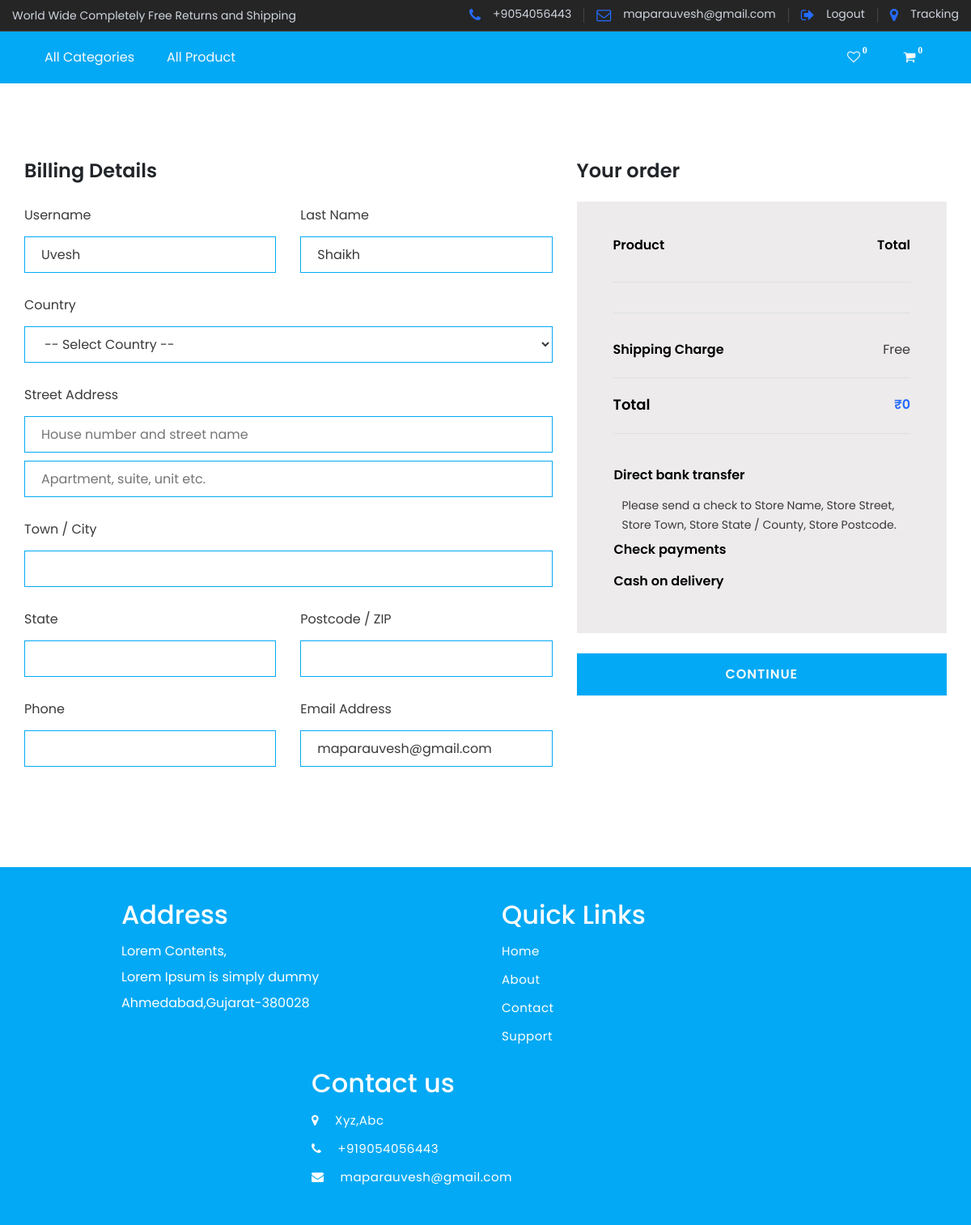
The app's page /cart/checkout/ (signed in) with its own data.
### app1/models.py (models this page shows, shortened)
class Signup(models.Model):
    firstname=models.CharField( max_length=50)
    lastname=models.CharField( max_length=50)
    email=models.EmailField(max_length=254)
    phone=models.IntegerField(default='')
    password=models.CharField(max_length=50)
    confirmpassword=models.CharField(max_length=50,default='')

### app1/views.py (the view, shortened to what this page needs)
# urls.py: path('cart/checkout/',checkout,name="checkout"),
def checkout(request):
    if request.session.has_key('email'):
        form = Signup.objects.get(email=request.session['email'])
        all = Mycart.objects.filter(user=form.id)
        l=[]
        total=0
        for i in all:
            l.append(i)
            total=total + i.product.price * i.quantity
        payment = client.order.create({
            'amount':total*100,
            'currency':'INR',
            'payment_capture':'1',
        })
        order_id=payment['id']
        context={
            'al':l,'all':all,'total':total,'form':form,
            'order_id':order_id,'payment':payment
        }
    return render(request,'cart/checkout.html',context)

### app1/templates/cart/checkout.html (shortened to what this page needs)
{% extends 'Master/master.html' %}
{% load mathfilters %}
{% load static %}
{% block title %}
      <link rel="stylesheet" href="{% static 'assets/css/plugins.min.css' %}">
      <link rel="stylesheet" href="{% static 'assets/css/style.min.css' %}">
      <link rel="stylesheet" href="{% static 'css/cart/checkout.css' %}">
{% endblock %}
{% block content %}
<div>
    <div class="checkout-area pt-100px pb-100px">
        <div class="container">
            <div class="row">
                <div class="col-lg-7">
                    <div class="billing-info-wrap">
                        <h3 class="text-dark">Billing Details</h3>
                        <div class="row">
                            <div class="col-lg-12 col-md-6">
                            </div>
                            <div class="col-lg-6 col-md-6">
                                <div class="billing-info mb-4">
                                    <label>Username</label>
                                    <input type="text" value="{{form.firstname}}" name="firstname" id="firstname" readonly/>
                                </div>
                            </div>
                            <div class="col-lg-6 col-md-6">
                                <div class="billing-info mb-4">
                                    <label>Last Name</label>
                                    <input type="text" value="{{form.lastname}}" name="lastname" id="lastname" readonly/>
                                </div>
                            </div>
                            <div class="col-lg-12">
                                <div class="billing-select mb-4">
                                    <label>Country</label>
                                    <select name="country" id="country">
                                        <option value="0">-- Select Country --</option>
                                    </select>
                                </div>
                            </div>
                            <div class="col-lg-12">
                                <div class="billing-info mb-4">
                                    <label>Street Address</label>
                                    <input type="text" class="billing-address" placeholder="House number and street name" name="address" id="address" />
                                    <input type="text" placeholder="Apartment, suite, unit etc." name="address" id="address" />
                                </div>
                            </div>
                            <div class="col-lg-12">
                                <div class="billing-info mb-4">
                                    <label>Town / City</label>
                                    <input type="text" name="city" id="city"/>
                                </div>
                            </div>
                            <div class="col-lg-6 col-md-6">
                                <div class="billing-info mb-4">
                                    <label>State</label>
                                    <input type="text" name="state" id="state"/>
                                </div>
                            </div>
                            <div class="col-lg-6 col-md-6">
                                <div class="billing-info mb-4">
                                    <label>Postcode / ZIP</label>
                                    <input type="text" name="postcode" id="postcode" />
                                </div>
                            </div>
                            <div class="col-lg-6 col-md-6">
                                <div class="billing-info mb-4">
                                    <label>Phone</label>
                                    <input type="text" name="phone" id="phone" />
                                </div>
                            </div>
                            <div class="col-lg-6 col-md-6">
                                <div class="billing-info mb-4">
                                    <label>Email Address</label>
                                    <input type="text" value={{form.email}} name="email" id="email" readonly   />
                                </div>
                            </div>
                        </div>
                    </div>
                </div>
                <div class="col-lg-5 mt-md-30px mt-lm-30px ">
                    <div class="your-order-area">
                        <h3 class="text-dark">Your order</h3>
                        <div class="your-order-wrap gray-bg-4">
                            <div class="your-order-product-info">
                                <div class="your-order-top">
                                    <ul>
                                        <li>Product</li>
                                        <li>Total</li>
                                    </ul>
                                </div>
                                <div class="your-order-middle">
                                </div>
                                <div class="your-order-bottom">
                                    <ul>
                                        <li class="your-order-shipping">Shipping Charge</li>
                                        <li>Free</li>
                                    </ul>
                                </div>
                                <div class="your-order-total">
                                    <ul>
                                        <li class="order-total">Total</li>
                                        <li class="totalamount" id="totalamount">₹{{total}}</li>
                                    </ul>
                                </div>
                            </div>
                            <div class="payment-method">
                                <div class="payment-accordion element-mrg">
                                    <div id="faq" class="panel-group">
                                        <div class="panel panel-default single-my-account m-0">
                                            <div class="panel-heading my-account-title">
                                                <h4 class="panel-title"><a data-bs-toggle="collapse" href="#my-account-1" class="collapsed" aria-expanded="true">Direct bank transfer</a>
                                                </h4>
                                            </div>
                                            <div id="my-account-1" class="panel-collapse collapse show" data-bs-parent="#faq">
                                                <div class="panel-body">
                                                    <p>Please send a check to Store Name, Store Street, Store Town,
                                                        Store State / County, Store Postcode.</p>
                                                </div>
                                            </div>
                                        </div>
                                        <div class="panel panel-default single-my-account m-0">
                                            <div class="panel-heading my-account-title">
                                                <h4 class="panel-title"><a data-bs-toggle="collapse" href="#my-account-2" aria-expanded="false" class="collapsed">Check payments</a></h4>
                                            </div>
                                        </div>
                                        <div class="panel panel-default single-my-account m-0">
                                            <div class="panel-heading my-account-title">
                                                <h4 class="panel-title"><a data-bs-toggle="collapse" href="#my-account-3">Cash on delivery</a></h4>
                                            </div>
                                        </div>
                                    </div>
                                </div>
                            </div>
                        </div>
                        <div class="Place-order mt-25">
                            <button type="submit" class="text-light btnsubmit" id="btnSubmit">Continue</button>
                        </div>
                    </div>
                </div>
            </div>
        </div>
    </div>
</div>
{% endblock %}

### app1/static/css/Master/master.css (style rules this page uses)
* { margin:0; padding:0; box-sizing: border-box; text-decoration: none; list-style-type: none; }
body, html { height: 100% }
.container, .container-fluid, .container-lg, .container-md, .container-sm, .container-xl, .container-xxl { width: 100%; padding-right: 15px; padding-left: 15px; margin-right: auto; margin-left: auto; }
@media (min-width:576px) { .container, .container-sm { max-width: 540px; } }
@media (min-width:768px) { .container, .container-md, .container-sm { max-width: 720px; } }
@media (min-width:992px) { .container, .container-lg, .container-md, .container-sm { max-width: 960px; } }
@media (min-width:1200px) { .container, .container-lg, .container-md, .container-sm, .container-xl { max-width: 1200px; } }
.row { --bs-gutter-x: 30px; }
body { font-family: Poppins, sans-serif; font-size: 16px; font-weight: 400; font-style: normal; line-height: 32px; position: relative; visibility: visible; scroll-behavior: none; color: #3a3a3a; }
h1, h2, h3, h4, h5, h6 { font-family: Poppins, sans-serif; color: #fff !important; }
a, button { -webkit-transition: all .3s ease 0s; transition: all .3s ease 0s; text-decoration: none; background-color: transparent; border: 0; }
label { margin-bottom: 15px; }
p { margin: 0; }
p:last-child { margin-bottom: 0; }
dl, ol, ul { margin-top: 0; margin-bottom: 0; padding: 0; margin: 0; list-style: none; }
li { list-style: none; }
input { display: inline-block; line-height: 50px; height: 50px; font-size: 15px; width: 100%; background: 0 0; border-radius: 0; -webkit-border-radius: 0; text-align: left; box-shadow: none; -webkit-box-shadow: none; padding-left: 20px; padding-right: 10px; outline: 0; }
.pt-100px { padding-top: 100px; }
.pb-100px { padding-bottom: 100px; }

### app1/static/css/cart/checkout.css (style rules this page uses)
.billing-info-wrap .billing-info input { border-color:#03a9f4 !important; }
.billing-info-wrap .billing-select select { border-color:#03a9f4!important; }
.your-order-area .Place-order button { background-color: #03a9f4!important; color: #fff; display: block; font-weight: 600; letter-spacing: 1px; line-height: 1; padding: 18px 20px; text-align: center; text-transform: uppercase; border-radius: 0; z-index: 9; width: 100%; }
.your-order-area .your-order-wrap { padding: 38px 45px 44px; background: #edebeb !important; }

### records on screen
Signup: firstname "Uvesh", lastname "Shaikh", email "maparauvesh@gmail.com"

### other values on screen
{{ w|length }} "0"
{{ al|length }} "0"
{{ total }} "0"
